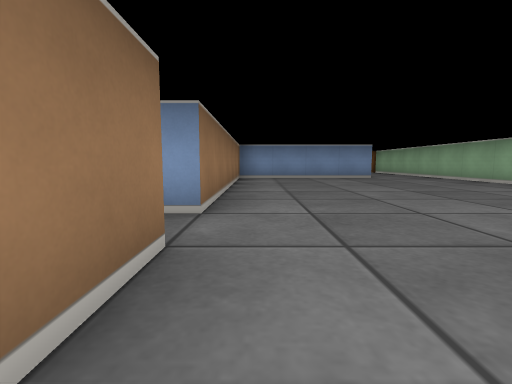
[1] (above)

23 first-person views from a walk through a cub3D maze. The camera is about half as high as the walls, tilts 6° down and sees 85° across. The floor is counted in squares. Each view is taken from the middle of a square. On the plan, view 1 faces up. The plan holds only what a view shows up to about 9 squares ahead; the rest is blank.

[2]
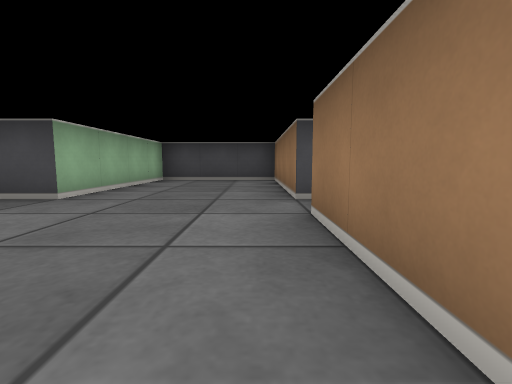

[3]
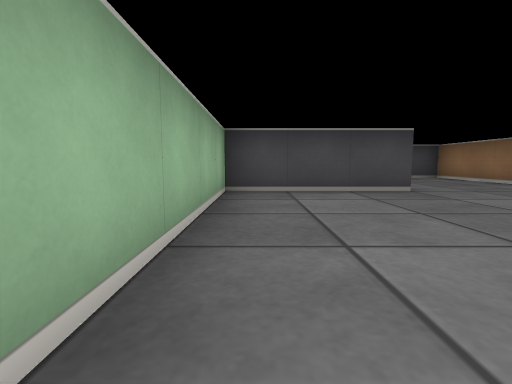

[4]
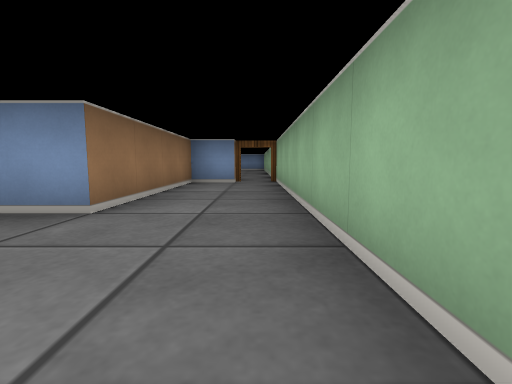

[5]
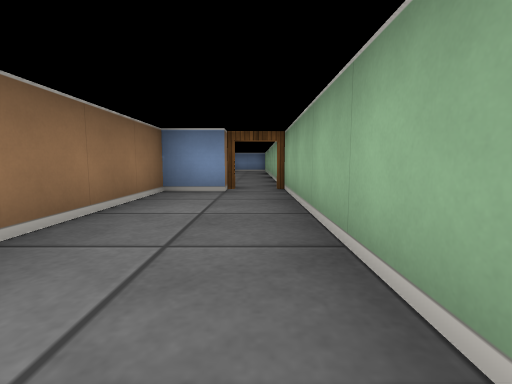

[6]
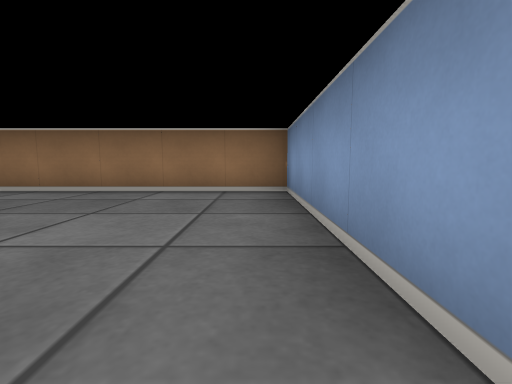

[7]
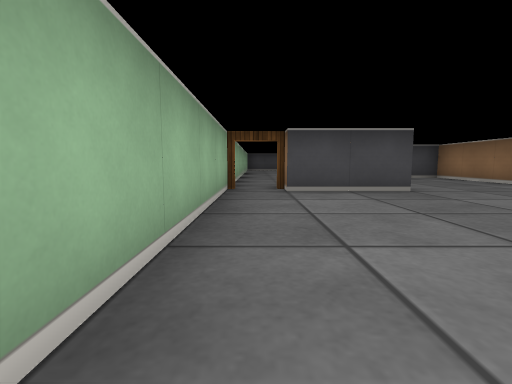

[8]
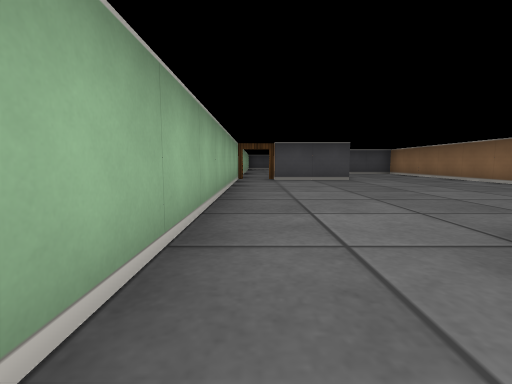

[9]
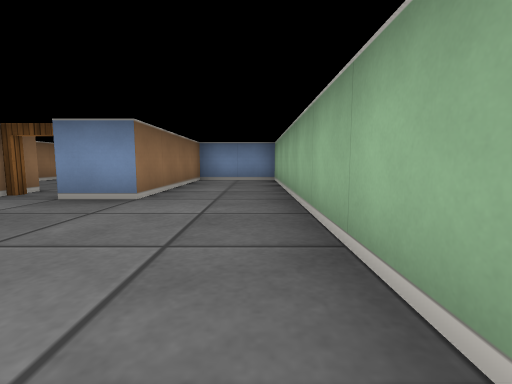

[10]
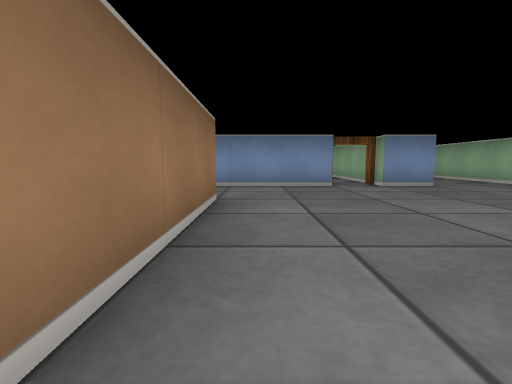

[11]
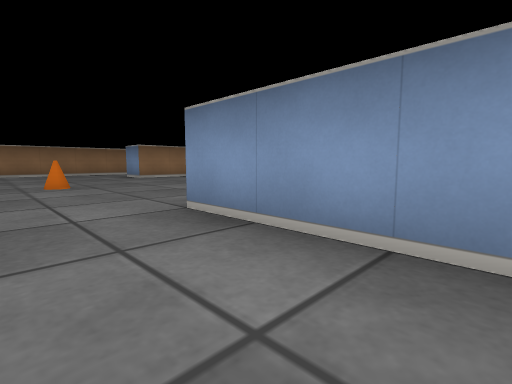

[12]
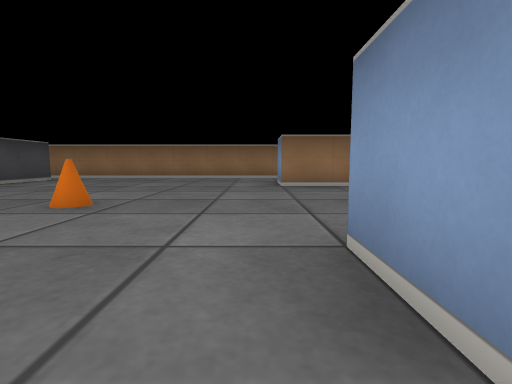

[13]
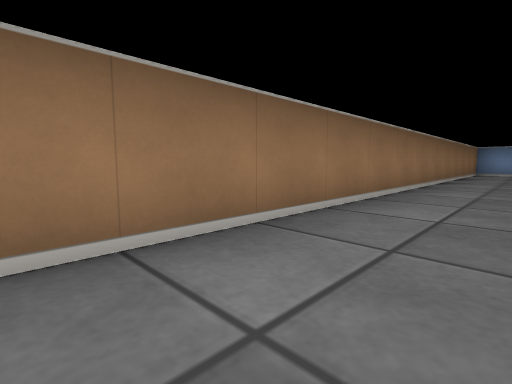

[14]
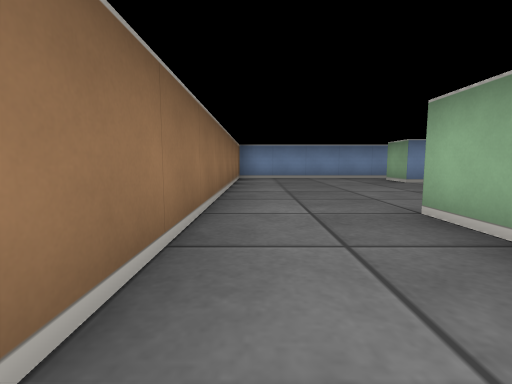

[15]
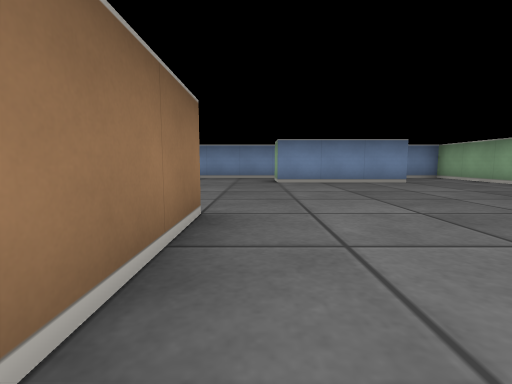

[16]
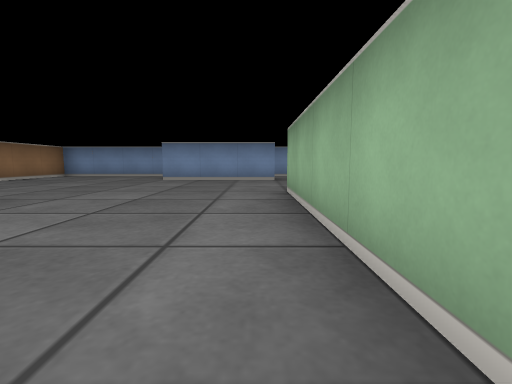

[17]
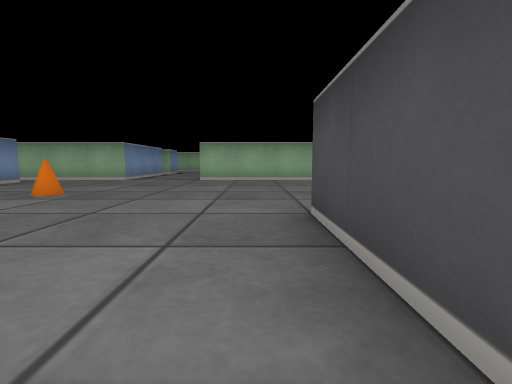

[18]
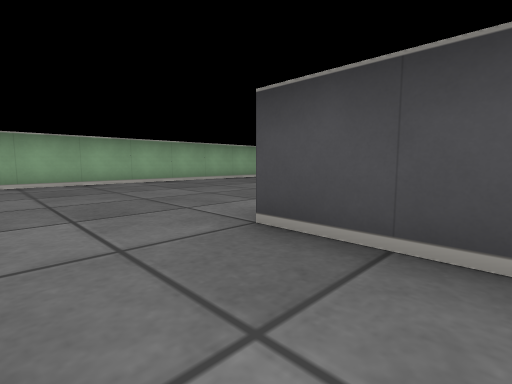

[19]
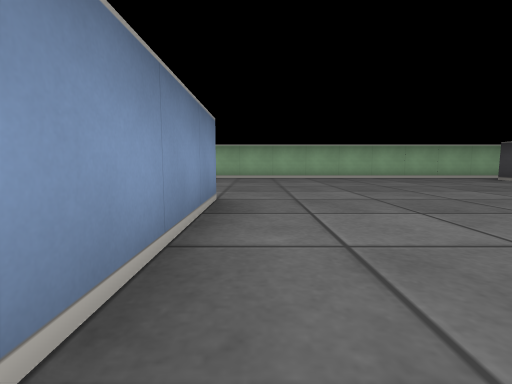

[20]
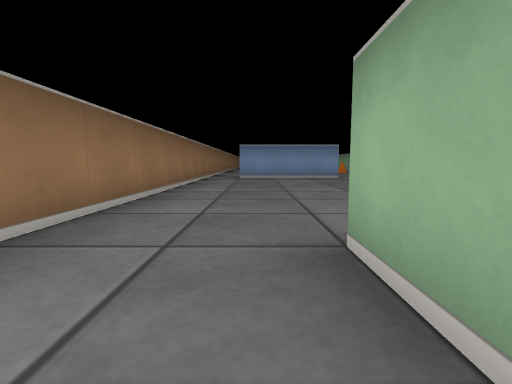

[21]
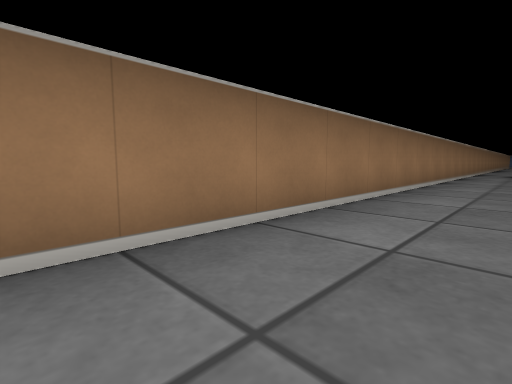

[22]
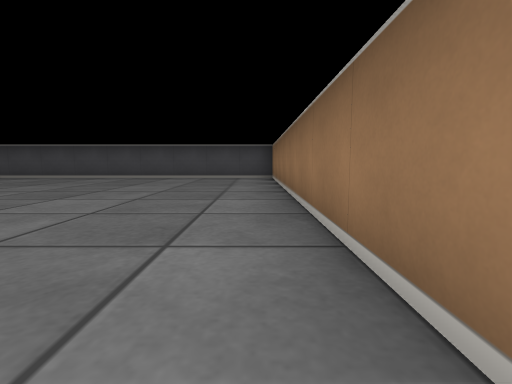

[23]
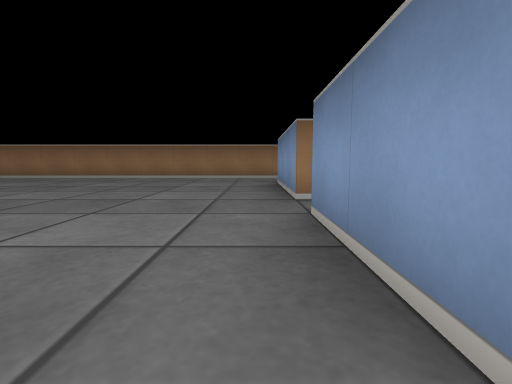

### Floor plan
Ten units are one square. View 1 is at (0, 0); x grows to the right and y downward. Boxes are objects, and circles mark ways between rooms. Rooms are numbered by the first view taken in them; rooms with no view inside come last. Other rooms are left out.
<svg viewBox="-110 -330 170 360">
<path fill="none" stroke="#000" d="M-5 -15 -5 25 25 25 25 -15 55 -15 55 -130M45 -125 35 -125 35 -85 -5 -85 -5 -25 -9 -25M24 -135 45 -135M-5 -175 -5 -95 4 -95M15 -195 -15 -195M55 -130 55 -235 35 -235 35 -195 25 -195M-75 -229 -75 -215 -84 -215M-25 -215 -35 -215M-64 -145 -95 -145M-15 -195 -15 -224M-95 -155 -65 -155M-35 -235 -35 -275M-85 -255 -85 -265M-75 -265 -75 -245M-34 -305 -65 -305 -65 -315M-30 -75 -25 -75M-15 -300 -15 -325 -25 -325M-85 -65 -85 -75M-15 -66 -15 -175M-60 -325 -105 -325 -105 -65M-55 -65 -85 -65M-25 -65 -45 -65M-105 -65 -105 25 -21 25"/>
<rect x="-55" y="-195" width="10" height="10" fill="#bbb"><title>cone</title></rect>
<circle cx="50" cy="-130" r="3" fill="#2a7"/>
<circle cx="-10" cy="-20" r="3" fill="#2a7"/>
<circle cx="-10" cy="-185" r="3" fill="#2a7"/>
<circle cx="-20" cy="-70" r="3" fill="#2a7"/>
<circle cx="-50" cy="-70" r="3" fill="#2a7"/>
<circle cx="-95" cy="-70" r="3" fill="#2a7"/>
<text x="20" y="-50">1</text>
<text x="20" y="-160">2</text>
<text x="-60" y="-190">3</text>
<text x="-60" y="-20">4</text>
</svg>
Room 1 opens to room 2. Room 1 opens to room 4. Room 2 opens to room 3. Room 3 opens to room 4.

Where each view was taken, in squares from view 1:
view 1: 0 up, 0 right, facing up
view 2: 5 up, 0 right, facing down
view 3: 6 up, 5 right, facing down
view 4: 6 up, 5 right, facing up
view 5: 8 up, 5 right, facing up
view 6: 8 up, 4 right, facing left
view 7: 18 up, 5 right, facing down
view 8: 21 up, 5 right, facing down
view 9: 16 up, 5 right, facing up
view 10: 14 up, 0 right, facing up
view 11: 18 up, 1 right, facing up-left
view 12: 21 up, 2 left, facing left
view 13: 20 up, 9 left, facing up-left
view 14: 24 up, 10 left, facing up
view 15: 24 up, 7 left, facing up
view 16: 23 up, 4 left, facing up
view 17: 16 up, 9 left, facing right
view 18: 17 up, 8 left, facing down-right
view 19: 14 up, 10 left, facing right
view 20: 6 up, 9 left, facing up
view 21: 3 up, 9 left, facing up-left
view 22: 6 up, 10 left, facing down
view 23: 6 up, 2 left, facing left
